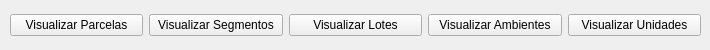
      <widget class="QWidget" name="tab">
       <attribute name="title">
        <string>Herramientas de Acceso Rapido</string>
       </attribute>
       <widget class="QWidget" name="horizontalLayoutWidget_4">
        <property name="geometry">
         <rect>
          <x>10</x>
          <y>10</y>
          <width>691</width>
          <height>31</height>
         </rect>
        </property>
        <layout class="QHBoxLayout" name="horizontalLayout_4">
         <item>
          <widget class="QPushButton" name="btn_add_parcelas">
           <property name="text">
            <string>Visualizar Parcelas</string>
           </property>
          </widget>
         </item>
         <item>
          <widget class="QPushButton" name="btn_add_segmentos">
           <property name="text">
            <string>Visualizar Segmentos</string>
           </property>
          </widget>
         </item>
         <item>
          <widget class="QPushButton" name="btn_add_lotes">
           <property name="enabled">
            <bool>true</bool>
           </property>
           <property name="text">
            <string>Visualizar Lotes</string>
           </property>
          </widget>
         </item>
         <item>
          <widget class="QPushButton" name="btn_add_ambientes">
           <property name="text">
            <string>Visualizar Ambientes</string>
           </property>
          </widget>
         </item>
         <item>
          <widget class="QPushButton" name="btn_add_unidades">
           <property name="text">
            <string>Visualizar Unidades</string>
           </property>
          </widget>
         </item>
        </layout>
       </widget>
      </widget>
